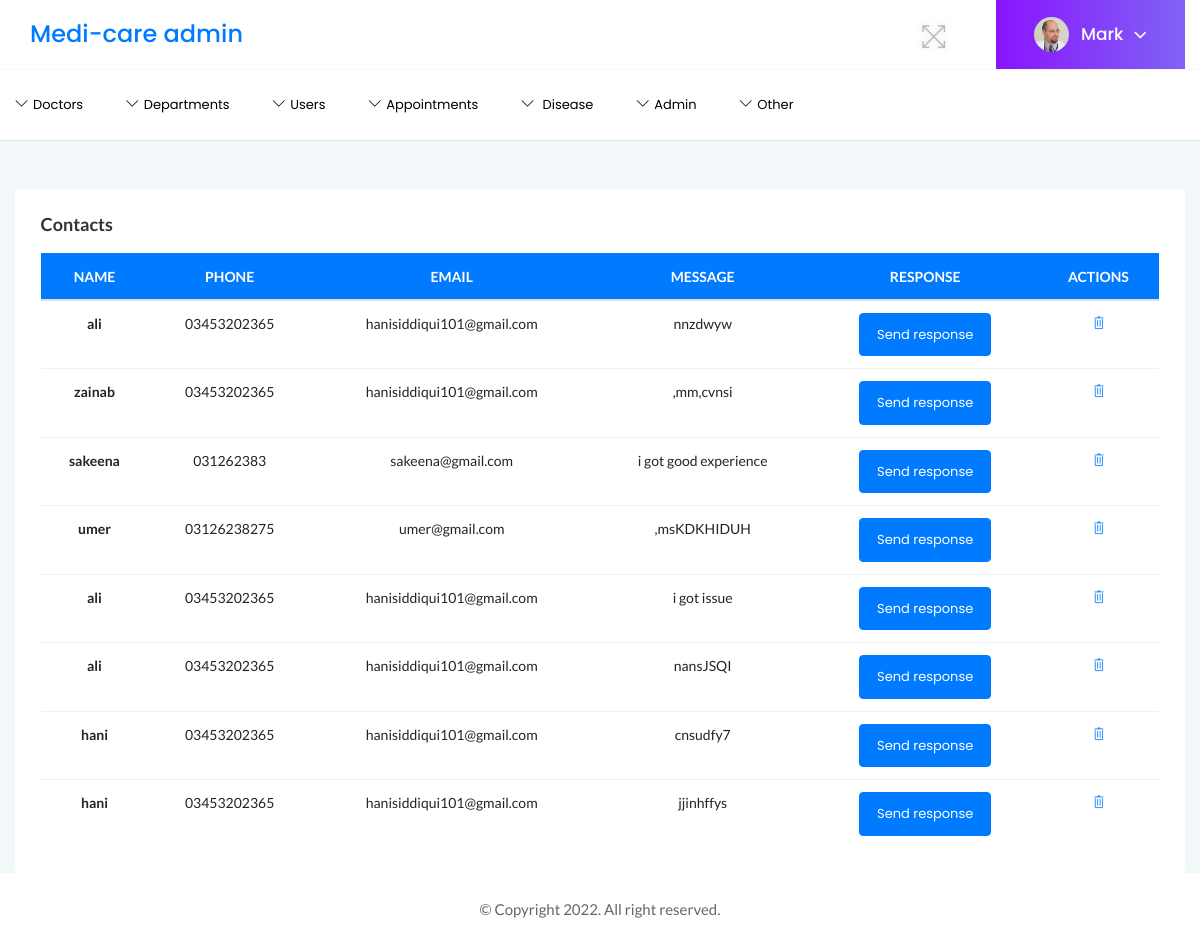
The page /contact.php (signed in) on the database its author committed.
### tables this page shows
CREATE TABLE `contact_us` (
  `name` varchar(50) NOT NULL,
  `phone` varchar(50) NOT NULL,
  `email` varchar(100) NOT NULL,
  `message` blob NOT NULL,
  `con_id` int(11) NOT NULL AUTO_INCREMENT,
  PRIMARY KEY (`con_id`)
);

### contact.php (the view, shortened to what this page needs)
<?php
include('header.php');
?>
<div class="col-lg-12 mt-5 ">
    <div class="card">
        <div class="card-body">
            <h4 class="header-title">Contacts</h4>
            <div class="single-table">
                <div class="table-responsive">
                    <table class="table text-center" style="overflow-x: auto;">
                        <thead class="text-uppercase bg-primary">
                            <tr class="text-white">
                                <th scope="col">Name</th>
                                <th scope="col">Phone</th>
                                <th scope="col">Email</th>
                                <th scope="col">Message</th>
                                <th scope="col">Response</th>
                                <th scope="col">actions</th>
                            </tr>
                        </thead>
                        <tbody>
                            <?php
                            require('config.php');
                            $query = "SELECT * from  contact_us";
                            if ($result = $mysqli->query($query)) {
                                while ($row = $result->fetch_object()) { ?>
                                    <tr>
                                        <th scope="row"><?php echo $row->name; ?></th>
                                        <td><?php echo $row->phone; ?></td>
                                        <td><?php echo $row->email; ?></td>
                                        <td><?php echo $row->message; ?></td>
                                        <td>
                                            <a href="response.php?id=<?php echo $row->con_id;   ?>"><button class="btn btn-primary"> Send response </button></a>
                                        </td>
                                        <td>
                                            <a href="function.php?cdelid=<?php echo  $row->con_id; ?>"><i class="ti-trash"></i></a>
                                        </td>
                                    </tr>
                            <?php
                                }
                            }
                            ?>
                        </tbody>
                    </table>
                </div>
            </div>
        </div>
    </div>
</div>
<?php
include('footer.php');
?>

### assets/css/styles.css (style rules this page uses)
.card { border: none; border-radius: 4px; background-color: #fff; -webkit-transition: all 0.3s ease 0s; transition: all 0.3s ease 0s; }
.card-body { padding: 25.6px; padding: 1.6rem; }
.body-bg { background: #F3F8FB; }
.header-title { font-family: 'Lato', sans-serif; font-size: 18px; font-weight: 600; letter-spacing: 0; color: #333; text-transform: capitalize; margin-bottom: 17px; }
.btn { padding: 11px 17px; font-size: 13px; letter-spacing: 0; }
.single-table .table { margin-bottom: 0; }
table tr th { border-bottom: none; }
table tr th, table tr td { border-top: 1px solid rgba(120, 130, 140, 0.13) !important; }
table tr td [class^="ti-"] { cursor: pointer; }

### rows shown on the page
contact_us: name "ali", phone "03453202365", email "hanisiddiqui101@gmail.com", message "nnzdwyw"
contact_us: name "zainab", phone "03453202365", email "hanisiddiqui101@gmail.com", message ",mm,cvnsi"
contact_us: name "sakeena", phone "031262383", email "sakeena@gmail.com", message "i got good experience"
contact_us: name "umer", phone "03126238275", email "umer@gmail.com", message ",msKDKHIDUH"
contact_us: name "ali", phone "03453202365", email "hanisiddiqui101@gmail.com", message "i got issue"
contact_us: name "ali", phone "03453202365", email "hanisiddiqui101@gmail.com", message "nansJSQI"
contact_us: name "hani", phone "03453202365", email "hanisiddiqui101@gmail.com", message "cnsudfy7"
contact_us: name "hani", phone "03453202365", email "hanisiddiqui101@gmail.com", message "jjinhffys"

### other values the page prints
$_SESSION['username'] "Mark"
